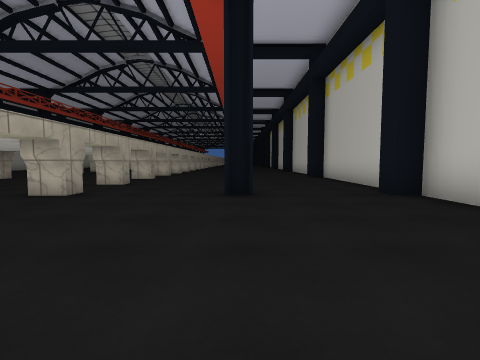
View 1 (above)

16 first-person views from a walk through a 3-D level made in the Unity game engine. The camera is 1.2 m above the floor, tilts 4° down and sees 85° across. The floor is counted in squares, 2 m on a side. Each view is taken from the middle of a square. On the plan, view 1 faces up. The plan holds only what a view shows up to about 9 squares ahead; the rest is blank. The place goes on beyond the plan. Some surface patterns are stand-ins.

View 2
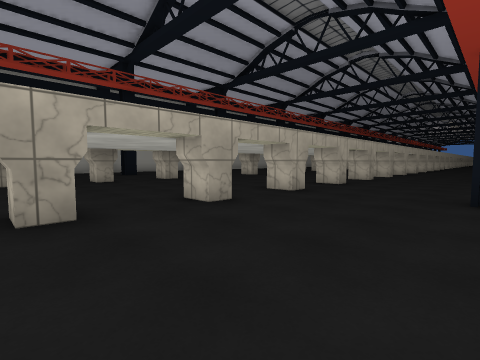

View 3
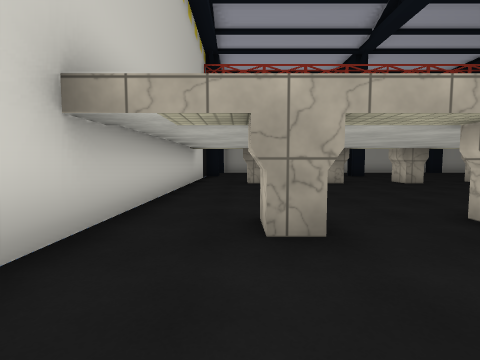

View 4
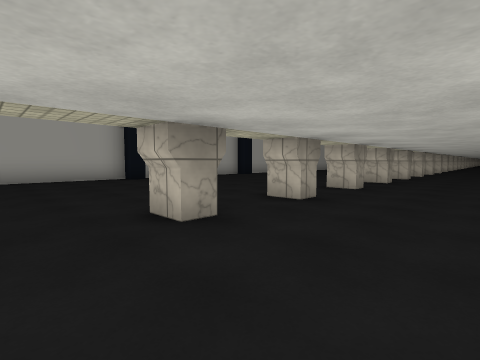

View 5
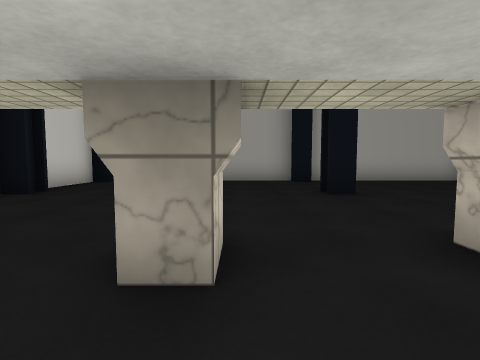

View 6
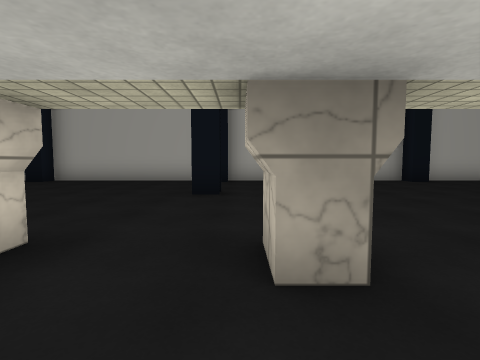

View 7
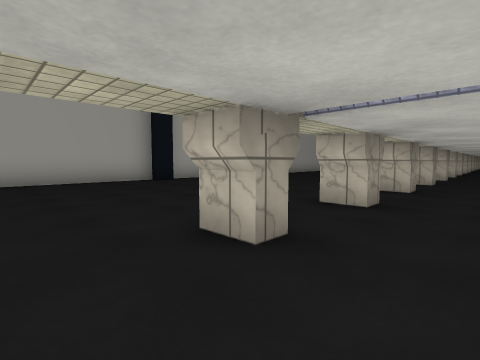

View 8
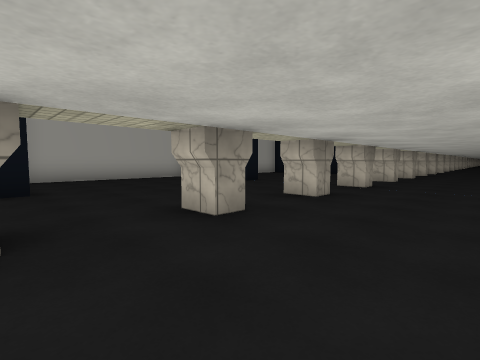

View 9
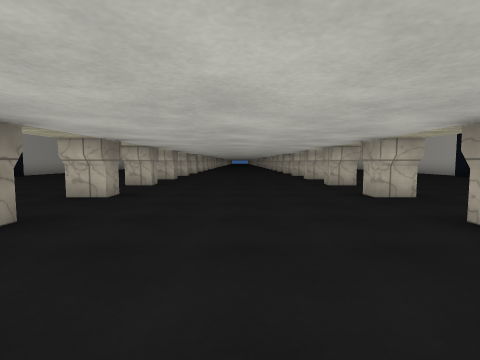

View 10
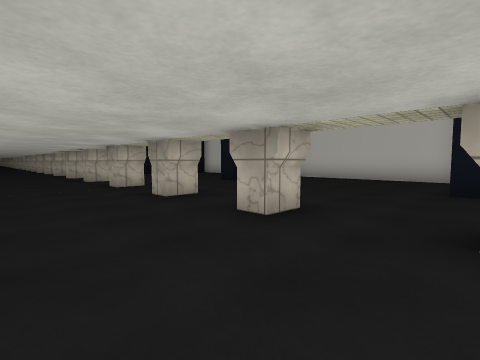

View 11
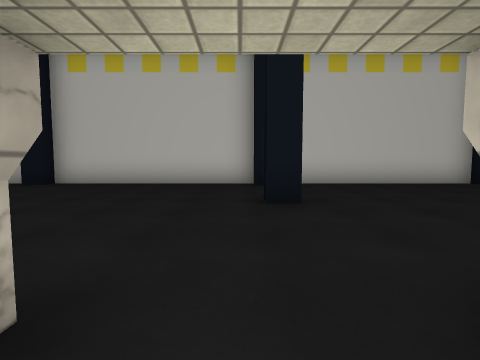

View 12
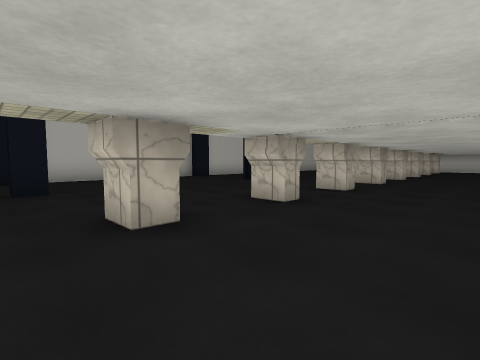

View 13
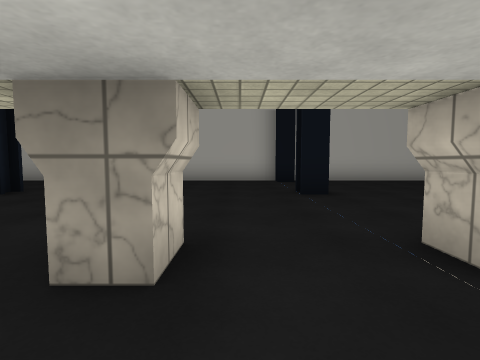

View 14
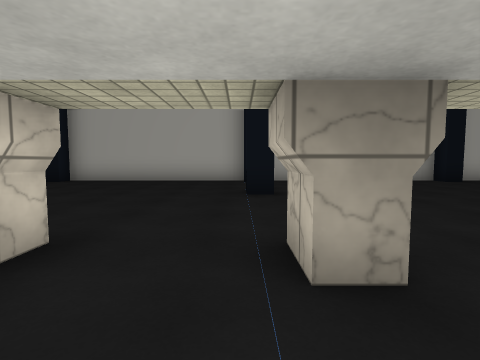

View 15
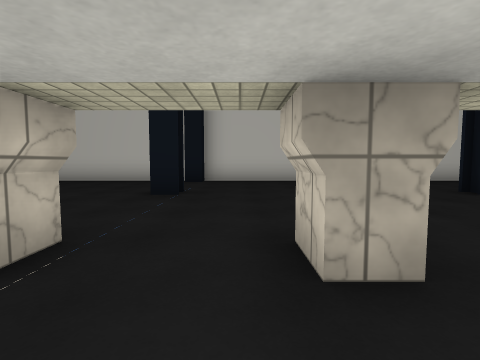

View 16
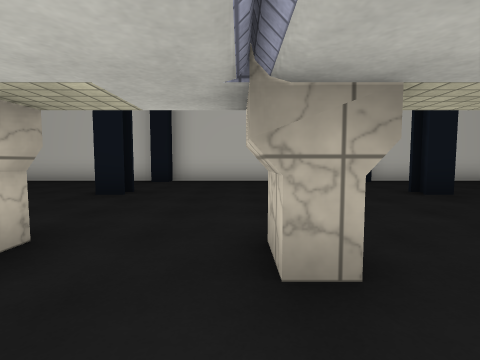

### Floor plan
Points are (right, up) in squares from view 1. A wall is a line through its corners. A room is listed if a view was taken in it or the views show most of it. See-through windows are left out.
Room 1 (views 1, 2, 3, 4, 5, 6, 7, 8, 9, 10, 11, 12, 13, 14, 15, 16)
walls: (-8.2, 11.9) (-8.2, 11.2) (-9, 11.2); (-3.7, 11) (-3.7, 11.6) (-3, 11.6); (-8.1, 13.4) (-9, 13.4); (-3.7, 13.1) (-3.7, 13.8) (-3, 13.8); (-8.2, 14) (-8.2, 13.1); (-8.2, 9.6) (-8.2, 9) (-8.9, 9); (-3.7, 9.4) (-3.1, 9.4) (-3.1, 9) (-3.7, 9) (-3.7, 9.4); (-9, 9.4) (-8.5, 9.4); (-3, 15.6) (-3.7, 15.6) (-3.7, 16.2) (-3, 16.2); (-8.2, 16.2) (-8.2, 15.6) (-9, 15.6); (-8.2, 7.4) (-8.2, 6.8) (-9, 6.8); (-3.1, 7.5) (-3.1, 6.8) (-3.7, 6.8) (-3.7, 7.2) (-3.1, 7.2); (-11.8, 10.8) (-11.8, 10.1); (-0.3, 10) (-0.3, 10.6); (-3, 17.8) (-3.7, 17.8) (-3.7, 18.5); (-8.2, 18.5) (-8.2, 17.8) (-9, 17.8); (-0.3, 16) (-0.3, 16.6); (-8.2, 5.2) (-8.2, 4.6) (-9, 4.6); (-3.1, 5.2) (-3.1, 4.6) (-3.8, 4.6); (-11.8, 16.6) (-11.8, 16.1); (-3, 20.1) (-3.7, 20.1) (-3.7, 20.6) (-3, 20.6); (-11.8, 5.1) (-11.8, 4.6); (-9, 20.6) (-8.2, 20.6) (-8.2, 20.1) (-9, 20.1); (-3.1, 3) (-3.1, 2.4) (-3.8, 2.4); (-9, 2.9) (-8.2, 2.9) (-8.2, 2.4) (-9, 2.4); (3.2, 16.1) (2.7, 16.1) (2.7, 16.6); (-15.4, 16.6) (-14.8, 16.6) (-14.8, 16.1) (-15.2, 16.1); (-3, 22.3) (-3.7, 22.3) (-3.7, 23); (3.2, 6) (3.2, 25.5); (-8.2, 23) (-8.2, 22.3) (-9, 22.3); (-3.1, 0.9) (-3.1, 0.2) (-3.8, 0.2); (-0.3, 22) (-0.3, 22.6); (-8.2, 0.6) (-8.2, 0); (-11.8, 22.8) (-11.8, 22.1); (3.2, 3.5) (3.2, 4.6) (2.7, 4.6) (2.7, 5.1); (-3, 24.6) (-3.7, 24.6) (-3.7, 25.2); (-8.2, 25.2) (-8.2, 24.6) (-9, 24.6); (3.2, 22.1) (2.7, 22.1) (2.7, 22.6); (-14.8, 22.6) (-14.8, 22.1); (-10, -1.4) (-2.4, -1.4); (-11.8, -0.8) (-11.8, -1.2); (-14.9, -1.4) (-12.9, -1.4); (-15.3, 25.5) (-15.3, 5.1) (-14.8, 5.1) (-14.8, 4.6) (-15.3, 4.6) (-15.3, 1.4)

Where each view was taken, in squares from view 1:
view 1: 0 up, 0 right, facing up
view 2: 0 up, 0 right, facing up-left
view 3: 0 up, 1 left, facing left
view 4: 1 up, 6 left, facing up-left
view 5: 3 up, 7 left, facing left
view 6: 11 up, 7 left, facing left
view 7: 12 up, 7 left, facing up-left
view 8: 16 up, 6 left, facing up-left
view 9: 18 up, 6 left, facing up
view 10: 16 up, 6 left, facing up-right
view 11: 17 up, 4 left, facing right
view 12: 17 up, 6 left, facing down-right
view 13: 21 up, 7 left, facing left
view 14: 22 up, 7 left, facing left
view 15: 21 up, 5 left, facing right
view 16: 14 up, 5 left, facing right
